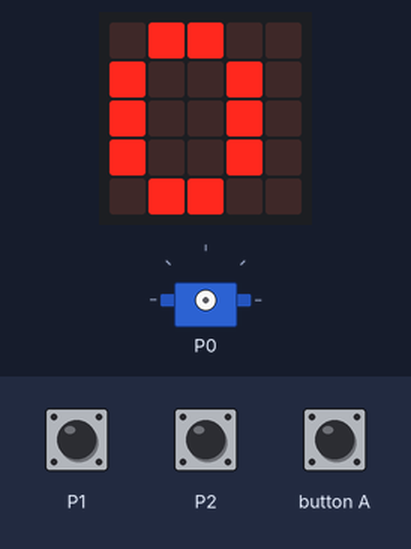
A program run on a simulated BBC micro:bit (MakeCode). Parts: the board's 5×5 LED display, servo. The test bench sets the inputs (shaded band).

Above: at 1.2 s.
1.3 s: touch pin P2 pressed for 0.15 s
2.9 s: touch pin P1 pressed for 3.2 s
At 4.2 s:
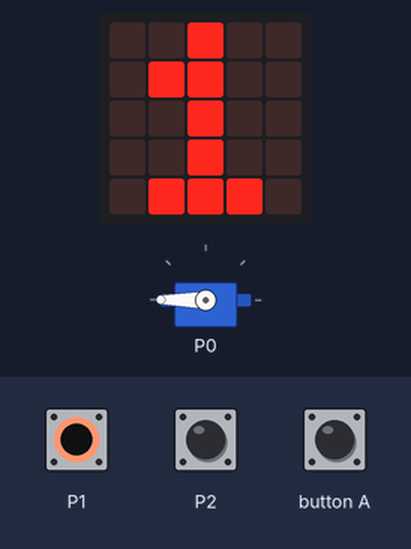
7.6 s: touch pin P1 pressed for 3.2 s
At 9.8 s:
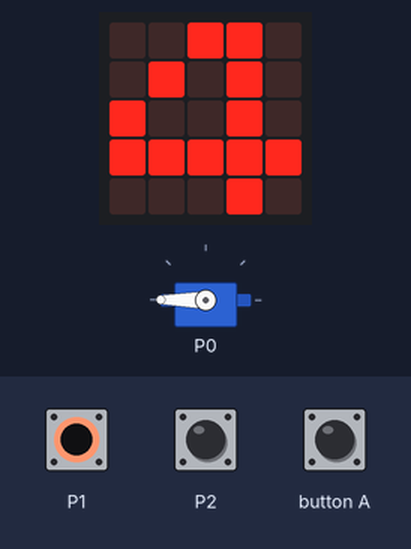
15.3 s: touch pin P2 pressed for 3.2 s
At 32.0 s:
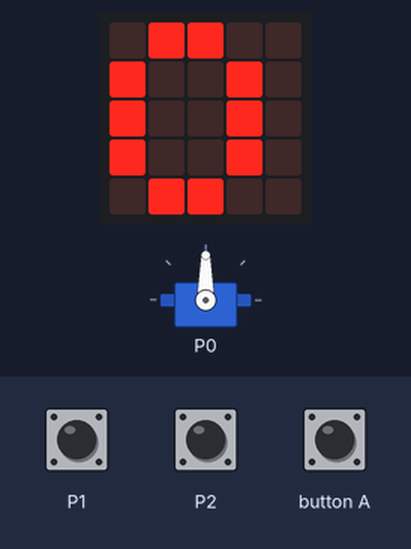
Timing chart, 0 to 32.8 s (numbered marks = the images above; inputs shaded):
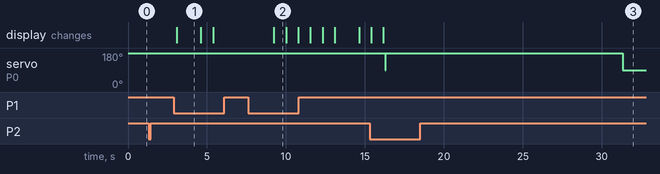

The program:

main.ts
```typescript
let angle_du_servos_moteur = 0
let nombre_de_places = 0
basic.forever(function () {
    if (input.buttonIsPressed(Button.A) && input.lightLevel() == 100 || input.pinIsPressed(TouchPin.P2)) {
        servos.P0.setAngle(180)
        angle_du_servos_moteur = 180
        basic.pause(5000)
        basic.pause(5000)
        basic.pause(5000)
        angle_du_servos_moteur = 90
        servos.P0.setAngle(90)
        servos.P0.stop()
    }
})
basic.forever(function () {
    basic.showString("" + (nombre_de_places))
})
basic.forever(function () {
    while (input.pinIsPressed(TouchPin.P1)) {
        nombre_de_places += 1
        basic.pause(1000)
        break;
    }
})
basic.forever(function () {
    let nombre_de_capteurs_activés = 0
    while (!(input.pinIsPressed(TouchPin.P1)) && nombre_de_capteurs_activés < nombre_de_places) {
        nombre_de_places += -1
        basic.pause(1000)
        break;
    }
})
```

test.ts
```typescript
// les tests vont ici ; cela ne sera pas compilé si ce paquet est utilisé en tant qu'extension.
```

Measured:
- after the input at 2.9 s, the display: changes after 0.18 s (image 1)
- what the display in image 1 shows lasts 1.5 s, from 3.1 s to 4.6 s
- what the display in image 2 shows lasts 0.8 s, from 9.2 s to 10.0 s
